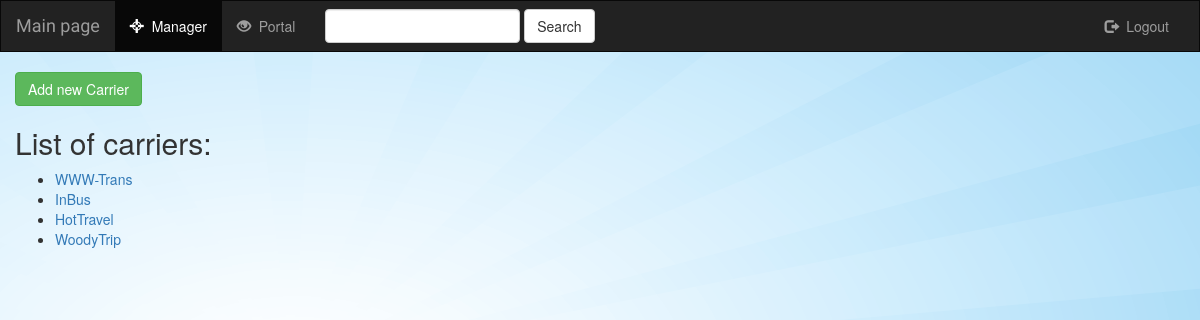
Before: /manager/carriers/ with the older database file.
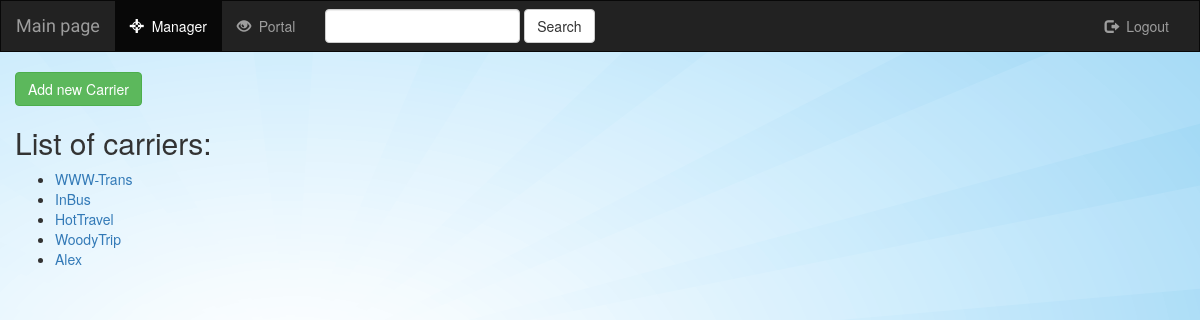
After: the same page with the newer database file.
### manager/models.py (models this page shows, shortened)
class Carrier(models.Model):
    name = models.CharField(max_length=500)
    register_date = models.DateField()

### manager/views.py (the view)
class IndexCarrierView(generic.ListView):
    template_name = 'carriers/index.html'
    context_object_name = 'all_carriers'
    def get_queryset(self):
        return Carrier.objects.all()

### manager/templates/carriers/index.html (shortened to what this page needs)
{% extends "layouts/master.html" %}
{% block nav_active %}active{% endblock %}
{% block content %}
    <div class="col-sm col-sm-10">
        <a href="{% url 'manager:carrier-add' %}">
            <button class="btn btn-success">Add new Carrier</button>
        </a>
    </div>
    <div class="col-sm col-sm-10">
        <h2>List of carriers:</h2>
        {% if all_carriers %}
            <ul>
                {% for carrier in all_carriers %}
                <li><a href="{% url 'manager:carrier_detail' carrier.id %}">{{ carrier.name }}</a></li>
                {% endfor %}
            </ul>
        {% else %}
            <h3>You don't have any carriers</h3>
        {% endif %}
    </div>
{% endblock %}

### manager/templates/layouts/master.html (shortened to what this page needs)
<!DOCTYPE html>
<html lang="en">
<head>
    {% load staticfiles %}
    <link rel="stylesheet" href="https://maxcdn.bootstrapcdn.com/bootstrap/3.3.7/css/bootstrap.min.css" />
    <link rel="stylesheet" type="text/css" href="{% static 'manager/style.css' %}" />
</head>
<body>
    <nav class="navbar navbar-inverse">
        <div class="container-fluid">
            <div class="navbar-header">
                <a class="navbar-brand" href="{% url 'manager:index' %}">Main page</a>
            </div>
            <div class="collapse navbar-collapse" id="topNavBar">
                <ul class="nav navbar-nav">
                    <li class="{% block nav_active %}{% endblock %}">
                        <a href="{% url 'manager:index' %}">
                            <span class="glyphicon glyphicon-screenshot" aria-hidden="true"></span>&nbsp;
                            Manager
                        </a>
                    </li>
                    <li class="{% block nav_active_p %}{% endblock %}">
                        <a href="{% url 'portal:index' %}">
                            <span class="glyphicon glyphicon-eye-open" aria-hidden="true"></span>&nbsp;
                            Portal
                        </a>
                    </li>
                </ul>
                <form class="navbar-form navbar-left" role="search" method="get" action="#">
                    <div class="form-group">
                        <input type="text" class="form-control" name="q" value="">
                    </div>
                    <button type="submit" class="btn btn-default">Search</button>
                </form>
                <ul class="nav navbar-nav navbar-right">
                    <li class="">
                        <a href="#">
                            <span class="glyphicon glyphicon-log-out" aria-hidden="true"></span>&nbsp;
                            Logout
                        </a>
                    </li>
                </ul>
            </div>
        </div>
    </nav>
    {% block content %}
    {% endblock %}
</body>
</html>

### manager/static/manager/style.css (style rules this page uses)
body { background: white url("images/background1.png"); }
.navbar { border-radius: 0; }
.navbar-brand { font-family: 'Satisfy', cursive; }

Changed rows visible on the page:
added Carrier: name "Alex"
